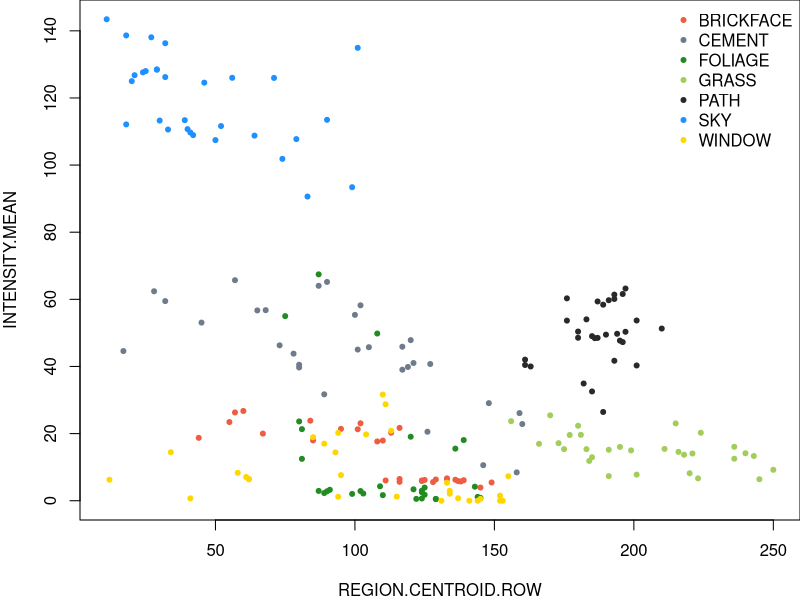
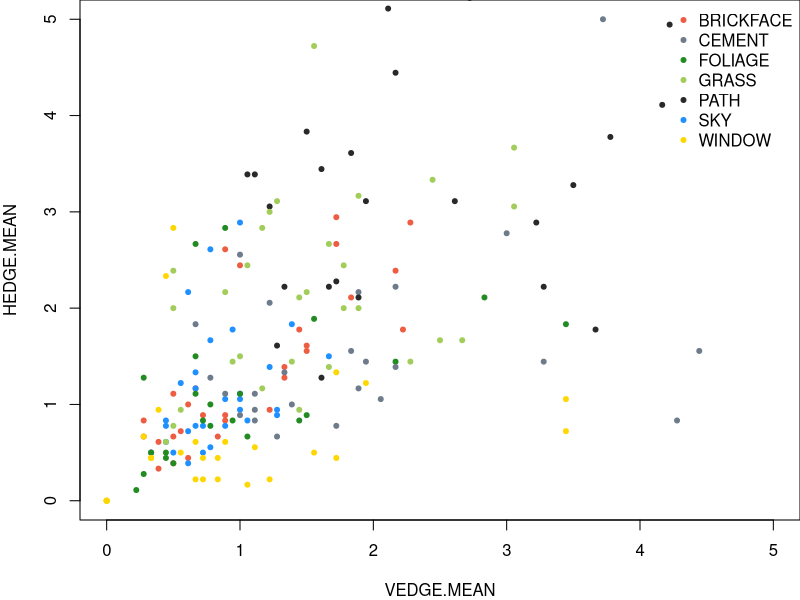
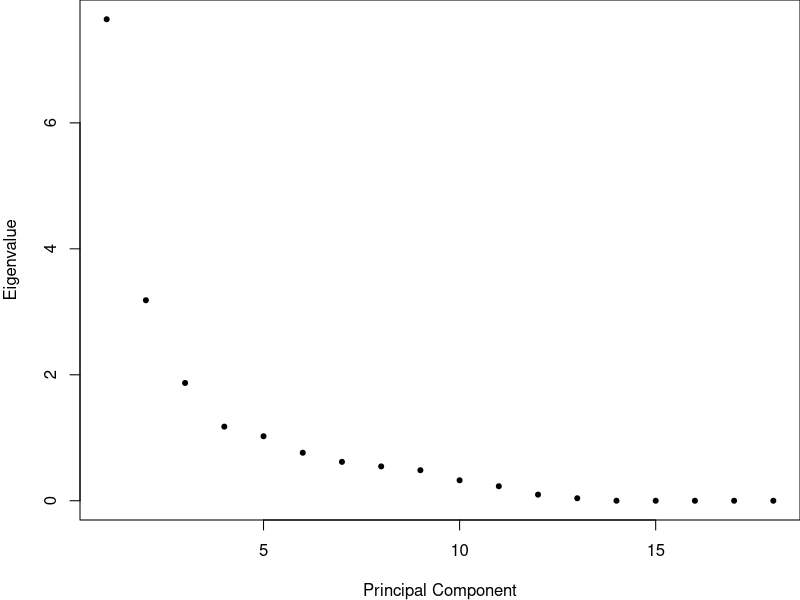
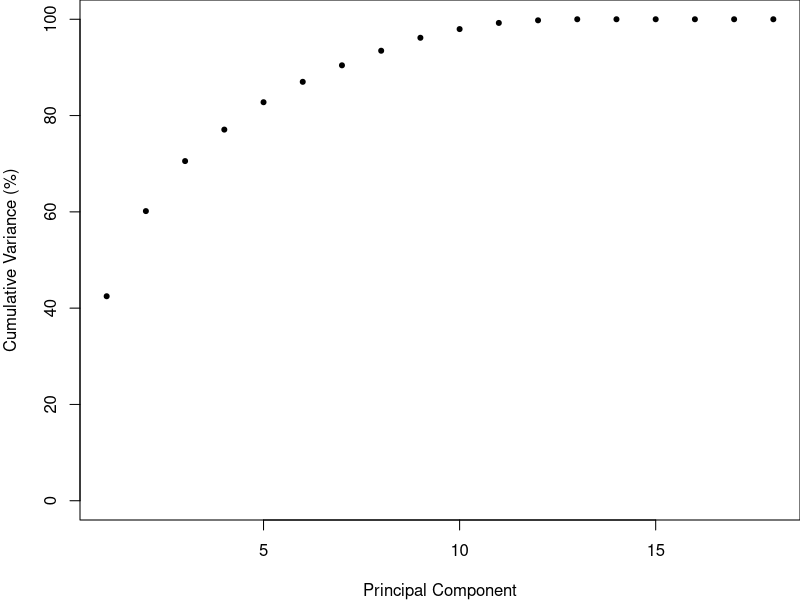
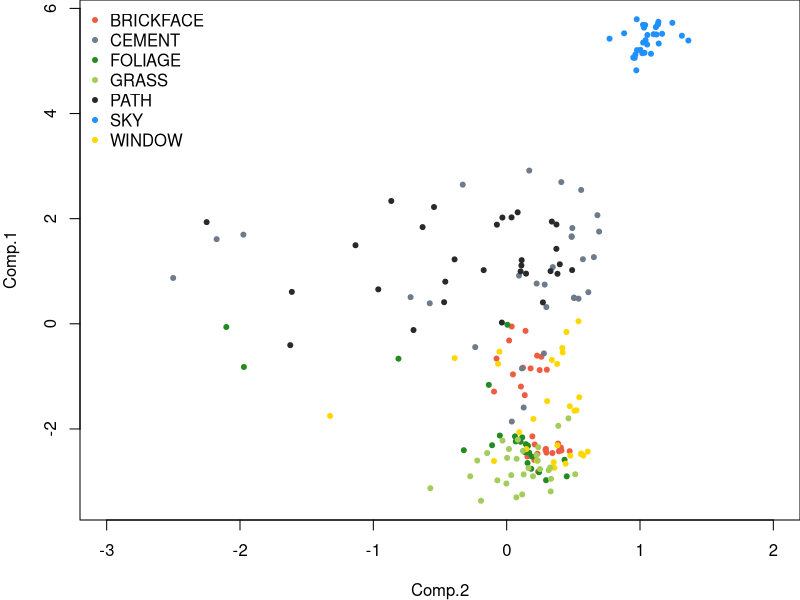
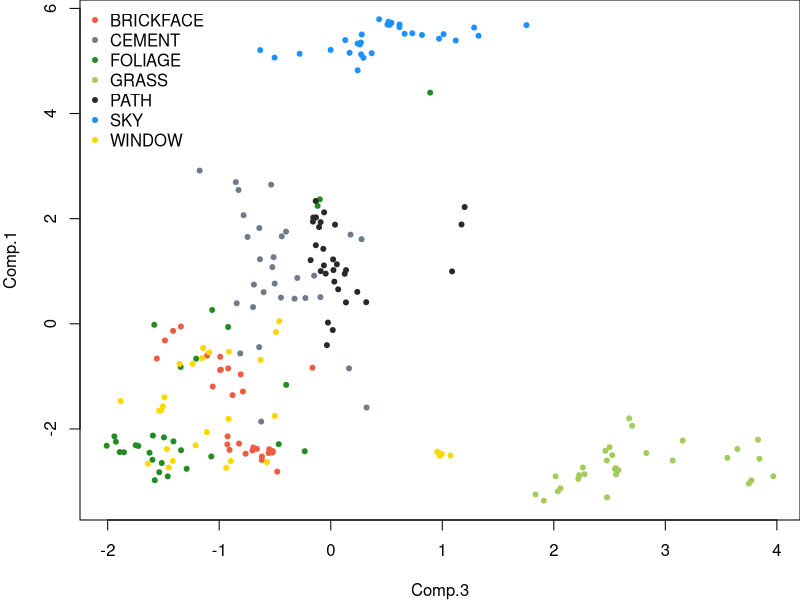

These figures' R source, in order:
# load data table
table <- read.table("dataset/image_seg.csv",
                    skip             = 3,     # the height of the header
                    header           = TRUE,  # whether a header exists
                    sep              = ",",   # the line separator
                    stringsAsFactors = FALSE)

# make sure output directory exists
dir.create("fig",
           showWarnings = FALSE)

# separate classes and numerical data
classes <- as.factor(table$CLASS)
dat     <- subset(table,
                  select = -c(CLASS))

# compute covariance matrix
co  <- cov(dat)
co2 <- as.matrix(dat) %*% t(dat)

# create colours
cols <- c("tomato2",
          "lightsteelblue4",
          "forestgreen",
          "darkolivegreen3",
          "gray16",
          "dodgerblue",
          "gold")

# some plots
pdf('fig/intensity-versus-row.pdf')
par(mar = c(4, 4, 0, 0))
plot(INTENSITY.MEAN ~ REGION.CENTROID.ROW,
     main = "",
     data = dat,
     col  = cols[classes],
     pch  = 20)
legend("topright",
       legend = levels(classes),
       col    = cols,
       pch    = 20,
       bty    = "n")
dev.off()

pdf('fig/edge-correlation.pdf')
par(mar = c(4, 4, 0, 0))
plot(HEDGE.MEAN ~ VEDGE.MEAN,
     main = "",
     data = dat,
     col  = cols[classes],
     pch  = 20,
     xlim = c(0, 5),
     ylim = c(0, 5))
legend("topright",
     legend = levels(classes),
     col    = cols,
     pch    = 20,
     bty    = "n")
dev.off()

# perform PCA
datpca <- princomp(dat, cor = TRUE)
ev     <- datpca$sdev^2
n.ev   <- sum(ev)

# plot eigenvalues
pdf('fig/eigenvalues.pdf')
par(mar = c(4, 4, 0, 0))
plot(ev,
     main = "",
     xlab = "Principal Component",
     ylab = "Eigenvalue",
     pch  = 20)
dev.off()

pdf('fig/eigenvalues-cumulative.pdf')
par(mar = c(4, 4, 0, 0))
plot(cumsum(100 * ev / n.ev),
     main = "",
     xlab = "Principal Component",
     ylab = "Cumulative Variance (%)",
     pch  = 20,
     ylim = c(0, 100))
dev.off()

# plot graph
pdf('fig/principal-components.pdf')
par(mar = c(4, 4, 0, 0))
plot(Comp.1 ~ Comp.2,
     main = "",
     data = datpca$scores,
     col  = cols[classes],
     pch  = 20,
     xlim = c(-3, 2))
legend("topleft",
       legend = levels(classes),
       col    = cols,
       pch    = 20,
       bty    = "n")
dev.off()

pdf('fig/principal-components-2.pdf')
par(mar = c(4, 4, 0, 0))
plot(Comp.1 ~ Comp.3,
     main = "",
     data = datpca$scores,
     col  = cols[classes],
     pch  = 20)
legend("topleft",
       legend = levels(classes),
       col    = cols,
       pch    = 20,
       bty    = "n")
dev.off()